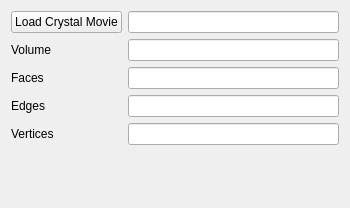
<?xml version="1.0" encoding="UTF-8"?>
<ui version="4.0">
 <class>SampleShapePropertyWidget</class>
 <widget class="QWidget" name="SampleShapePropertyWidget">
  <property name="geometry">
   <rect>
    <x>0</x>
    <y>0</y>
    <width>350</width>
    <height>208</height>
   </rect>
  </property>
  <property name="windowTitle">
   <string>Form</string>
  </property>
  <layout class="QFormLayout" name="formLayout">
   <item row="1" column="1">
    <widget class="QLineEdit" name="lineEdit_MovieFilename">
     <property name="sizePolicy">
      <sizepolicy hsizetype="Expanding" vsizetype="Fixed">
       <horstretch>2</horstretch>
       <verstretch>0</verstretch>
      </sizepolicy>
     </property>
     <property name="styleSheet">
      <string notr="true">
</string>
     </property>
     <property name="readOnly">
      <bool>true</bool>
     </property>
    </widget>
   </item>
   <item row="2" column="0">
    <widget class="QLabel" name="label_3">
     <property name="text">
      <string>Volume</string>
     </property>
    </widget>
   </item>
   <item row="2" column="1">
    <widget class="QLineEdit" name="lineEdit_Volume">
     <property name="styleSheet">
      <string notr="true"/>
     </property>
     <property name="readOnly">
      <bool>true</bool>
     </property>
    </widget>
   </item>
   <item row="4" column="0">
    <widget class="QLabel" name="label_4">
     <property name="text">
      <string>Faces</string>
     </property>
    </widget>
   </item>
   <item row="4" column="1">
    <widget class="QLineEdit" name="lineEdit_Faces">
     <property name="styleSheet">
      <string notr="true"/>
     </property>
     <property name="readOnly">
      <bool>true</bool>
     </property>
    </widget>
   </item>
   <item row="6" column="0">
    <widget class="QLabel" name="label_5">
     <property name="text">
      <string>Edges</string>
     </property>
    </widget>
   </item>
   <item row="6" column="1">
    <widget class="QLineEdit" name="lineEdit_Edges">
     <property name="styleSheet">
      <string notr="true"/>
     </property>
     <property name="readOnly">
      <bool>true</bool>
     </property>
    </widget>
   </item>
   <item row="8" column="0">
    <widget class="QLabel" name="label_6">
     <property name="text">
      <string>Vertices</string>
     </property>
    </widget>
   </item>
   <item row="8" column="1">
    <widget class="QLineEdit" name="lineEdit_Vertices">
     <property name="styleSheet">
      <string notr="true"/>
     </property>
     <property name="readOnly">
      <bool>true</bool>
     </property>
    </widget>
   </item>
   <item row="1" column="0">
    <widget class="QPushButton" name="pushButton_LoadMovie">
     <property name="sizePolicy">
      <sizepolicy hsizetype="Minimum" vsizetype="Fixed">
       <horstretch>1</horstretch>
       <verstretch>0</verstretch>
      </sizepolicy>
     </property>
     <property name="toolTip">
      <string>&lt;html&gt;&lt;head/&gt;&lt;body&gt;&lt;p&gt;Load a info file containing Video&lt;/p&gt;&lt;/body&gt;&lt;/html&gt;</string>
     </property>
     <property name="styleSheet">
      <string notr="true"/>
     </property>
     <property name="text">
      <string>Load Crystal Movie</string>
     </property>
    </widget>
   </item>
  </layout>
 </widget>
 <tabstops>
  <tabstop>lineEdit_MovieFilename</tabstop>
  <tabstop>lineEdit_Volume</tabstop>
  <tabstop>lineEdit_Faces</tabstop>
  <tabstop>lineEdit_Edges</tabstop>
  <tabstop>lineEdit_Vertices</tabstop>
 </tabstops>
 <resources/>
 <connections/>
</ui>
